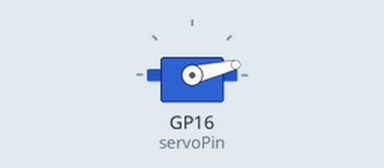
The program below on a simulated Raspberry Pi Pico running MicroPython. On the bench: servo. Servo angles are drawn from the pulse width (0.5 ms = 0°, 2.5 ms = 180°).

Above: at 0.05 s.
At 0.9 s:
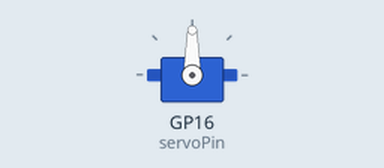
At 1.75 s:
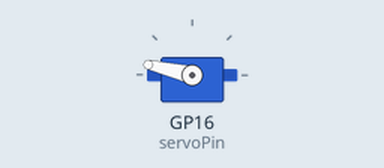
At 3.6 s:
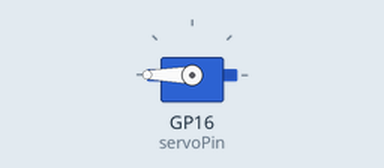
Timing chart, 0 to 8.4 s (numbered marks = the images above):
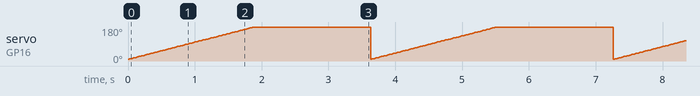

The program:

SERVO_Moter.py
```python
from machine import Pin, PWM
from time import sleep

servoPin = PWM(Pin(16))
servoPin.freq(50)

def servo(degrees):
    if degrees > 360: degrees = 360
    if degrees < 0: degrees = 0

    maxDuty=8000
    minDuty=2000
    newDuty = minDuty+(maxDuty-minDuty)*(degrees/180)
    servoPin.duty_u16(int(newDuty))


while True:
    for degree in range(0,360,1):
        servo(degree)
        sleep(0.01)
```

Measured:
- by itself, servo on GP16 (servoPin): ramps from 10° to 180° and jumps back, once every 3.6 s
